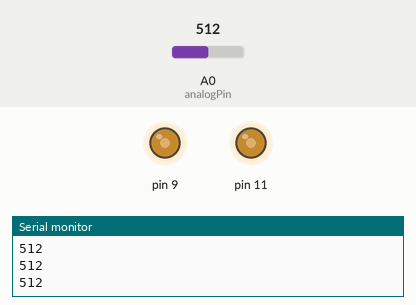
A sketch run on a simulated Arduino Uno, built with avr-gcc and run on an emulated ATmega328P. Parts: output pins drawn as LEDs (lit = HIGH), the last lines printed to the serial monitor. Inputs (shaded band) come from the test bench; at power-on: A0 (analogPin) = 512.

Above: at 1.2 s.
1.3 s: A0 (analogPin) set to 716
At 2.4 s:
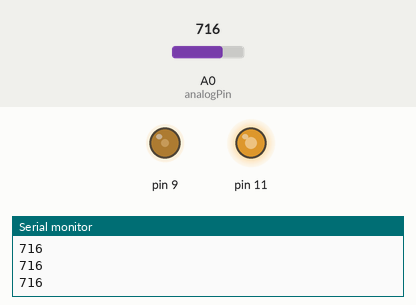
2.8 s: A0 (analogPin) set to 900
At 3.7 s:
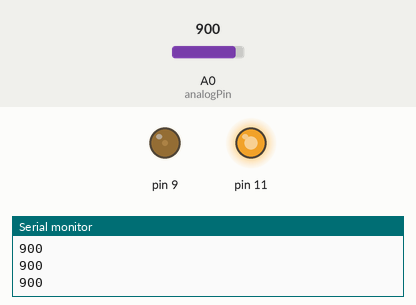
4.3 s: A0 (analogPin) set to 1023
At 4.8 s:
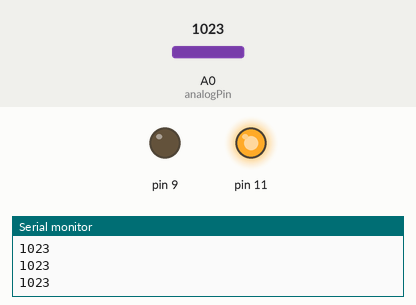
5.8 s: A0 (analogPin) set to 306
At 7.0 s:
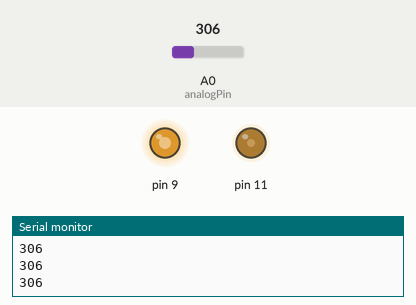
7.3 s: A0 (analogPin) set to 122
At 8.3 s:
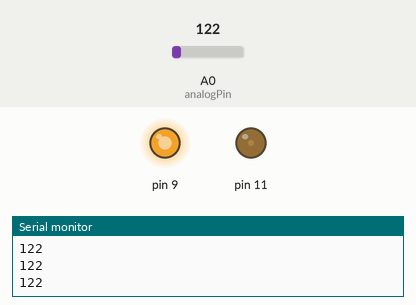
8.8 s: A0 (analogPin) set to 511
At 9.4 s:
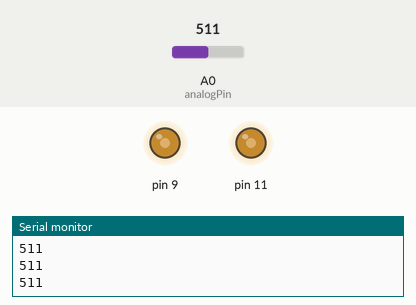
Timing chart, 0 to 11.3 s (numbered marks = the images above; inputs shaded):
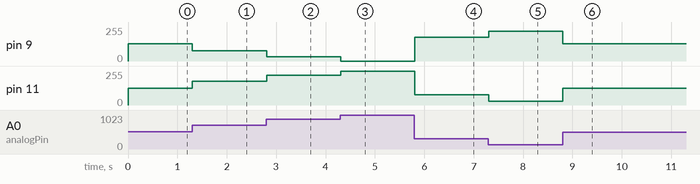

Measured:
- after the input at 1.3 s, pin 9: 128/255 → 77/255 at once; pin 11: 127/255 → 178/255 at once
- after the input at 2.8 s, pin 9: 77/255 → 31/255 at once; pin 11: 178/255 → 224/255 at once
- after the input at 4.3 s, pin 9: 31/255 → 0/255 at once; pin 11: 224/255 → 255/255 at once
- after the input at 5.8 s, pin 9: 0/255 → 179/255 at once; pin 11: 255/255 → 76/255 at once
- after the input at 7.3 s, pin 9: 179/255 → 225/255 at once; pin 11: 76/255 → 30/255 at once
- after the input at 8.8 s, pin 9: 225/255 → 128/255 at once; pin 11: 30/255 → 127/255 at once

The sketch:

sketch_feb03a.ino
```cpp
int analogPin = A0;

void setup() {
  // put your setup code here, to run once:
pinMode(analogPin, INPUT);
pinMode(11,OUTPUT);
Serial.begin(9600);
}


void loop() {
  // put your main code here, to run repeatedly:
int value = analogRead(analogPin);
Serial.println(value);
analogWrite(11, map(value ,0, 1023, 0, 255));
analogWrite(9, map(value ,0, 1023, 255, 0));
}
```
